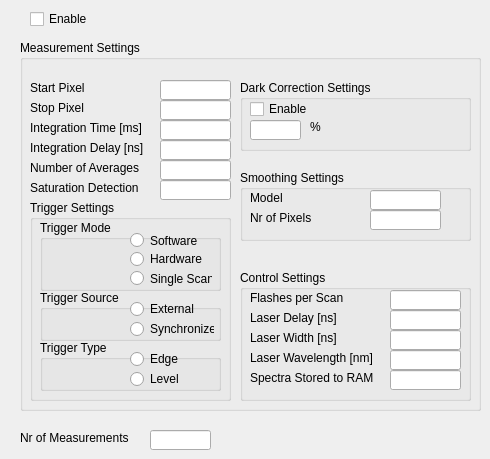
   <widget class="QWidget" name="StandaloneTab">
    <attribute name="title">
     <string>Standalone</string>
    </attribute>
    <widget class="QCheckBox" name="EnableStandAloneChk">
     <property name="geometry">
      <rect>
       <x>30</x>
       <y>10</y>
       <width>72</width>
       <height>18</height>
      </rect>
     </property>
     <property name="text">
      <string>Enable</string>
     </property>
    </widget>
    <widget class="QGroupBox" name="groupBox_5">
     <property name="geometry">
      <rect>
       <x>20</x>
       <y>40</y>
       <width>461</width>
       <height>371</height>
      </rect>
     </property>
     <property name="title">
      <string>Measurement Settings</string>
     </property>
     <widget class="QGroupBox" name="groupBox_8">
      <property name="geometry">
       <rect>
        <x>220</x>
        <y>230</y>
        <width>231</width>
        <height>131</height>
       </rect>
      </property>
      <property name="title">
       <string>Control Settings</string>
      </property>
      <widget class="QLineEdit" name="FlashesPerScanEdt">
       <property name="geometry">
        <rect>
         <x>150</x>
         <y>20</y>
         <width>71</width>
         <height>20</height>
        </rect>
       </property>
      </widget>
      <widget class="QLineEdit" name="LaserDelayEdt">
       <property name="geometry">
        <rect>
         <x>150</x>
         <y>40</y>
         <width>71</width>
         <height>20</height>
        </rect>
       </property>
      </widget>
      <widget class="QLineEdit" name="LaserWidtEdt">
       <property name="geometry">
        <rect>
         <x>150</x>
         <y>60</y>
         <width>71</width>
         <height>20</height>
        </rect>
       </property>
      </widget>
      <widget class="QLineEdit" name="LaserWavEdt">
       <property name="geometry">
        <rect>
         <x>150</x>
         <y>80</y>
         <width>71</width>
         <height>20</height>
        </rect>
       </property>
      </widget>
      <widget class="QLineEdit" name="StoreToRamEdt">
       <property name="geometry">
        <rect>
         <x>150</x>
         <y>100</y>
         <width>71</width>
         <height>20</height>
        </rect>
       </property>
      </widget>
      <widget class="QLabel" name="label_38">
       <property name="geometry">
        <rect>
         <x>10</x>
         <y>20</y>
         <width>111</width>
         <height>16</height>
        </rect>
       </property>
       <property name="text">
        <string>Flashes per Scan</string>
       </property>
      </widget>
      <widget class="QLabel" name="label_39">
       <property name="geometry">
        <rect>
         <x>10</x>
         <y>40</y>
         <width>101</width>
         <height>16</height>
        </rect>
       </property>
       <property name="text">
        <string>Laser Delay [ns]</string>
       </property>
      </widget>
      <widget class="QLabel" name="label_40">
       <property name="geometry">
        <rect>
         <x>10</x>
         <y>60</y>
         <width>111</width>
         <height>16</height>
        </rect>
       </property>
       <property name="text">
        <string>Laser Width [ns]</string>
       </property>
      </widget>
      <widget class="QLabel" name="label_41">
       <property name="geometry">
        <rect>
         <x>10</x>
         <y>80</y>
         <width>141</width>
         <height>16</height>
        </rect>
       </property>
       <property name="text">
        <string>Laser Wavelength [nm]</string>
       </property>
      </widget>
      <widget class="QLabel" name="label_42">
       <property name="geometry">
        <rect>
         <x>10</x>
         <y>100</y>
         <width>141</width>
         <height>16</height>
        </rect>
       </property>
       <property name="text">
        <string>Spectra Stored to RAM</string>
       </property>
      </widget>
     </widget>
     <widget class="QGroupBox" name="groupBox_9">
      <property name="geometry">
       <rect>
        <x>220</x>
        <y>40</y>
        <width>231</width>
        <height>71</height>
       </rect>
      </property>
      <property name="title">
       <string>Dark Correction Settings</string>
      </property>
      <widget class="QLineEdit" name="DarkPercentageEdt">
       <property name="geometry">
        <rect>
         <x>10</x>
         <y>40</y>
         <width>51</width>
         <height>20</height>
        </rect>
       </property>
      </widget>
      <widget class="QCheckBox" name="DarkCorrEnableChk">
       <property name="geometry">
        <rect>
         <x>10</x>
         <y>20</y>
         <width>72</width>
         <height>18</height>
        </rect>
       </property>
       <property name="text">
        <string>Enable</string>
       </property>
      </widget>
      <widget class="QLabel" name="label_54">
       <property name="geometry">
        <rect>
         <x>70</x>
         <y>40</y>
         <width>46</width>
         <height>14</height>
        </rect>
       </property>
       <property name="text">
        <string>%</string>
       </property>
      </widget>
     </widget>
     <widget class="QLineEdit" name="StartPixelEdt">
      <property name="geometry">
       <rect>
        <x>140</x>
        <y>40</y>
        <width>71</width>
        <height>20</height>
       </rect>
      </property>
     </widget>
     <widget class="QLineEdit" name="StopPixelEdt">
      <property name="geometry">
       <rect>
        <x>140</x>
        <y>60</y>
        <width>71</width>
        <height>20</height>
       </rect>
      </property>
     </widget>
     <widget class="QLineEdit" name="IntTimeEdt">
      <property name="geometry">
       <rect>
        <x>140</x>
        <y>80</y>
        <width>71</width>
        <height>20</height>
       </rect>
      </property>
     </widget>
     <widget class="QLineEdit" name="IntDelayEdt">
      <property name="geometry">
       <rect>
        <x>140</x>
        <y>100</y>
        <width>71</width>
        <height>20</height>
       </rect>
      </property>
     </widget>
     <widget class="QLineEdit" name="NrAveragesEdt">
      <property name="geometry">
       <rect>
        <x>140</x>
        <y>120</y>
        <width>71</width>
        <height>20</height>
       </rect>
      </property>
     </widget>
     <widget class="QLineEdit" name="SatDetectEdt">
      <property name="geometry">
       <rect>
        <x>140</x>
        <y>140</y>
        <width>71</width>
        <height>20</height>
       </rect>
      </property>
     </widget>
     <widget class="QLabel" name="label_6">
      <property name="geometry">
       <rect>
        <x>10</x>
        <y>40</y>
        <width>111</width>
        <height>16</height>
       </rect>
      </property>
      <property name="text">
       <string>Start Pixel</string>
      </property>
     </widget>
     <widget class="QLabel" name="label_27">
      <property name="geometry">
       <rect>
        <x>10</x>
        <y>60</y>
        <width>101</width>
        <height>16</height>
       </rect>
      </property>
      <property name="text">
       <string>Stop Pixel</string>
      </property>
     </widget>
     <widget class="QLabel" name="label_28">
      <property name="geometry">
       <rect>
        <x>10</x>
        <y>80</y>
        <width>141</width>
        <height>16</height>
       </rect>
      </property>
      <property name="text">
       <string>Integration Time [ms]</string>
      </property>
     </widget>
     <widget class="QLabel" name="label_29">
      <property name="geometry">
       <rect>
        <x>10</x>
        <y>100</y>
        <width>141</width>
        <height>16</height>
       </rect>
      </property>
      <property name="text">
       <string>Integration Delay [ns]</string>
      </property>
     </widget>
     <widget class="QLabel" name="label_30">
      <property name="geometry">
       <rect>
        <x>10</x>
        <y>120</y>
        <width>131</width>
        <height>16</height>
       </rect>
      </property>
      <property name="text">
       <string>Number of Averages</string>
      </property>
     </widget>
     <widget class="QLabel" name="label_31">
      <property name="geometry">
       <rect>
        <x>10</x>
        <y>140</y>
        <width>131</width>
        <height>16</height>
       </rect>
      </property>
      <property name="text">
       <string>Saturation Detection</string>
      </property>
     </widget>
     <widget class="QGroupBox" name="groupBox_11">
      <property name="geometry">
       <rect>
        <x>220</x>
        <y>130</y>
        <width>231</width>
        <height>71</height>
       </rect>
      </property>
      <property name="title">
       <string>Smoothing Settings</string>
      </property>
      <widget class="QLineEdit" name="SmoothModelEdt">
       <property name="geometry">
        <rect>
         <x>130</x>
         <y>20</y>
         <width>71</width>
         <height>20</height>
        </rect>
       </property>
      </widget>
      <widget class="QLineEdit" name="SmoothPixelsEdt">
       <property name="geometry">
        <rect>
         <x>130</x>
         <y>40</y>
         <width>71</width>
         <height>20</height>
        </rect>
       </property>
      </widget>
      <widget class="QLabel" name="label_35">
       <property name="geometry">
        <rect>
         <x>10</x>
         <y>20</y>
         <width>81</width>
         <height>16</height>
        </rect>
       </property>
       <property name="text">
        <string>Model</string>
       </property>
      </widget>
      <widget class="QLabel" name="label_36">
       <property name="geometry">
        <rect>
         <x>80</x>
         <y>70</y>
         <width>46</width>
         <height>14</height>
        </rect>
       </property>
       <property name="text">
        <string>TextLabel</string>
       </property>
      </widget>
      <widget class="QLabel" name="label_37">
       <property name="geometry">
        <rect>
         <x>10</x>
         <y>40</y>
         <width>81</width>
         <height>16</height>
        </rect>
       </property>
       <property name="text">
        <string>Nr of Pixels</string>
       </property>
      </widget>
     </widget>
     <widget class="QGroupBox" name="groupBox_7">
      <property name="geometry">
       <rect>
        <x>10</x>
        <y>160</y>
        <width>201</width>
        <height>201</height>
       </rect>
      </property>
      <property name="title">
       <string>Trigger Settings</string>
      </property>
      <widget class="QGroupBox" name="groupBox_18">
       <property name="geometry">
        <rect>
         <x>10</x>
         <y>20</y>
         <width>181</width>
         <height>71</height>
        </rect>
       </property>
       <property name="title">
        <string>Trigger Mode</string>
       </property>
       <widget class="QRadioButton" name="HardwareTriggerRBtn">
        <property name="geometry">
         <rect>
          <x>90</x>
          <y>30</y>
          <width>84</width>
          <height>18</height>
         </rect>
        </property>
        <property name="text">
         <string>Hardware</string>
        </property>
       </widget>
       <widget class="QRadioButton" name="SoftwareTriggerRBtn">
        <property name="geometry">
         <rect>
          <x>90</x>
          <y>10</y>
          <width>84</width>
          <height>21</height>
         </rect>
        </property>
        <property name="text">
         <string>Software</string>
        </property>
       </widget>
       <widget class="QRadioButton" name="SingleScanTriggerRBtn">
        <property name="geometry">
         <rect>
          <x>90</x>
          <y>50</y>
          <width>82</width>
          <height>17</height>
         </rect>
        </property>
        <property name="text">
         <string>Single Scan</string>
        </property>
       </widget>
      </widget>
      <widget class="QGroupBox" name="groupBox_19">
       <property name="geometry">
        <rect>
         <x>10</x>
         <y>90</y>
         <width>181</width>
         <height>51</height>
        </rect>
       </property>
       <property name="title">
        <string>Trigger Source</string>
       </property>
       <widget class="QRadioButton" name="ExternalTriggerRbtn">
        <property name="geometry">
         <rect>
          <x>90</x>
          <y>10</y>
          <width>84</width>
          <height>18</height>
         </rect>
        </property>
        <property name="text">
         <string>External</string>
        </property>
       </widget>
       <widget class="QRadioButton" name="SynchTriggerRBtn">
        <property name="geometry">
         <rect>
          <x>90</x>
          <y>30</y>
          <width>84</width>
          <height>18</height>
         </rect>
        </property>
        <property name="text">
         <string>Synchronized</string>
        </property>
       </widget>
      </widget>
      <widget class="QGroupBox" name="groupBox_21">
       <property name="geometry">
        <rect>
         <x>10</x>
         <y>140</y>
         <width>181</width>
         <height>51</height>
        </rect>
       </property>
       <property name="title">
        <string>Trigger Type</string>
       </property>
       <widget class="QRadioButton" name="EdgeTriggerRBtn">
        <property name="geometry">
         <rect>
          <x>90</x>
          <y>10</y>
          <width>84</width>
          <height>18</height>
         </rect>
        </property>
        <property name="text">
         <string>Edge</string>
        </property>
       </widget>
       <widget class="QRadioButton" name="LevelTriggerRBtn">
        <property name="geometry">
         <rect>
          <x>90</x>
          <y>30</y>
          <width>84</width>
          <height>18</height>
         </rect>
        </property>
        <property name="text">
         <string>Level</string>
        </property>
       </widget>
      </widget>
     </widget>
    </widget>
    <widget class="QLineEdit" name="NrMeasEdt">
     <property name="geometry">
      <rect>
       <x>150</x>
       <y>430</y>
       <width>61</width>
       <height>20</height>
      </rect>
     </property>
    </widget>
    <widget class="QLabel" name="label_43">
     <property name="geometry">
      <rect>
       <x>20</x>
       <y>430</y>
       <width>131</width>
       <height>16</height>
      </rect>
     </property>
     <property name="text">
      <string>Nr of Measurements</string>
     </property>
    </widget>
   </widget>
